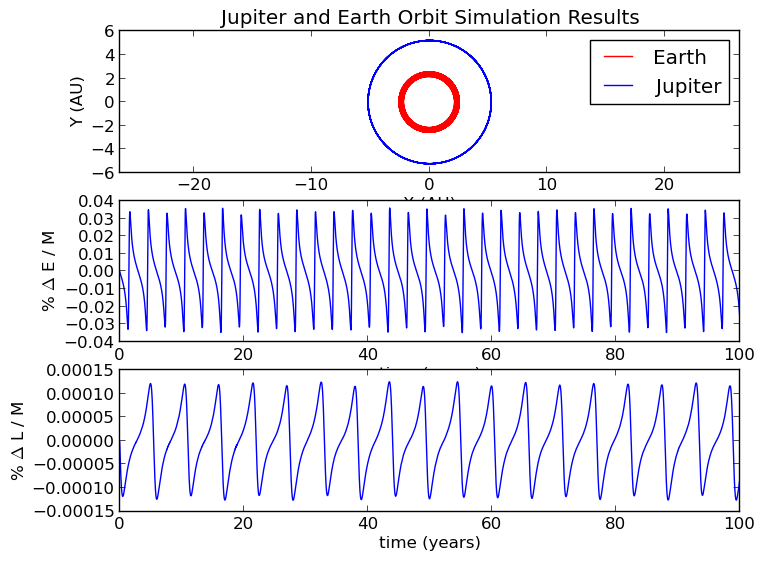

Here is the Python script that generated this plot:
#!/usr/bin/env python
import scipy.integrate as scint
import numpy as np
import system as sys
import math as mt
import ode as ode
import utils as ut
import matplotlib.pyplot as plt

# Constants
G = 6.67384e-11
GM = 4 * mt.pi ** 2
#M = 1.989e30
M_EAR = 0.001
M_JUP= 0.04

def main(): 
    dt = 0.01
    t_0 = 0.0
    t_max = 100

    # Simulate the two planets. 
    init_cond = two_planets_initial_cond()
    intgr = scint.ode(two_planets)
    intgr.set_integrator('vode', atol=0.00001, rtol=0.00001)
    intgr.set_initial_value(init_cond, t_0)
    times = np.arange(t_0, t_max, dt)
    sim_d = [init_cond]
    for t in times[1:]:
        intgr.integrate(intgr.t + dt)
        sim_d.append(intgr.y)
    sim_d = np.array(sim_d)
    
    # Plot the orbits
    plt.subplot(311)
    plt.axis("equal")
    ut.plt2dcmpr(sim_d[:, XE], sim_d[:, YE], sim_d[:, XJ], sim_d[:, YJ],
        ["r", "b"], ["Earth", "Jupiter"], "X", "Y", "Jupiter and Earth Orbit Simulation Results")

    # Calcualte the percent delta change for the energy and angular momentum.
    sim_perde = []
    sim_perdam = []
    for i in range(1, sim_d.shape[0]):
        sim_perde.append(rel_diff(two_planets_energy(sim_d[i - 1]), two_planets_energy(sim_d[i])))
        sim_perdam.append(rel_diff(two_planets_angular_momentum(sim_d[i - 1]),
            two_planets_angular_momentum(sim_d[i])))
    
    # Plot 
    sim_perde = np.array(sim_perde)
    sim_pardam = np.array(sim_perdam)
    plt.subplot(312)
    plt.plot(times[1:times.shape[0]], sim_perde)
    plt.xlabel("time (years)")
    plt.ylabel(r"% $\Delta$ E / M")
    plt.subplot(313)
    plt.plot(times[1:times.shape[0]], sim_perdam)
    plt.xlabel("time (years)")
    plt.ylabel(r"% $\Delta$ L / M")
    plt.savefig("two_planets.png", bbox_inches="tight")
    plt.close()


def rel_diff(x_1, x_2):
    return (x_2 - x_1) / x_1

def two_planets_energy(x, GM=GM, m_1overM=M_EAR, m_2overM=M_JUP):
    # Build the vectors. 
    vr_1  = np.array([x[0], x[1]])
    vr_21 = np.array([x[4] - x[0], x[5] - x[1]])
    vr_2  = np.array([x[4], x[5]])
    # Magnitudes
    r_1     = np.linalg.norm(vr_1) 
    r_21    = np.linalg.norm(vr_21)
    r_2     = np.linalg.norm(vr_2)

    EoverM = 1.0/2.0*m_1overM*vr_1**2 + 1.0/2.0*m_2overM*vr_2**2 \
            - GM * m_1overM / r_1 - GM * m_2overM / r_2 \
            - GM * m_1overM * m_2overM / r_21
    return np.linalg.norm(EoverM)

def two_planets_angular_momentum(x, GM=GM, m_1overM=M_EAR, m_2overM=M_JUP):
    # Build the vectors. 
    L_1overM = m_1overM*(x[0]*x[3] - x[1]*x[2])
    L_2overM = m_1overM*(x[4]*x[7] - x[5]*x[6])
    return L_1overM + L_2overM
 
 
def two_planets(t, x, GM=GM, m_1overM=M_EAR, m_2overM=M_JUP):
    dxdt = np.zeros(np.size(x))

    # Build the vectors. 
    vr_1  = np.array([x[0], x[1]])
    vr_21 = np.array([x[4] - x[0], x[5] - x[1]])
    vr_2  = np.array([x[4], x[5]])
    # Magnitudes
    r_1     = np.linalg.norm(vr_1) 
    r_21    = np.linalg.norm(vr_21)
    r_2     = np.linalg.norm(vr_2)

    dvdt_1 = -GM / r_1**3 * vr_1 + GM * m_2overM / r_21**3 * vr_21
    dvdt_2 = -GM / r_2**3 * vr_2 - GM * m_1overM / r_21**3 * vr_21
    
    dxdt[0] = x[2]
    dxdt[1] = x[3]
    dxdt[2] = dvdt_1[0]
    dxdt[3] = dvdt_1[1]
    dxdt[4] = x[6]
    dxdt[5] = x[7]
    dxdt[6] = dvdt_2[0]
    dxdt[7] = dvdt_2[1]

    return dxdt

def two_planets_initial_cond(GM=GM):
    # Earth initial Cond
    x_1 = 2.52
    y_1 = 0.0
    v_x1 = 0.0
    v_y1 = mt.sqrt(GM / x_1)

    # Jupiter Initial Conditions
    x_2 = 5.24
    y_2 = 0.0
    v_x2 = 0.0
    v_y2 = mt.sqrt(GM / x_2) 

    return np.array([x_1, y_1, v_x1, v_y1, x_2, y_2, v_x2, v_y2]) 

if __name__ == '__main__':
    main()


